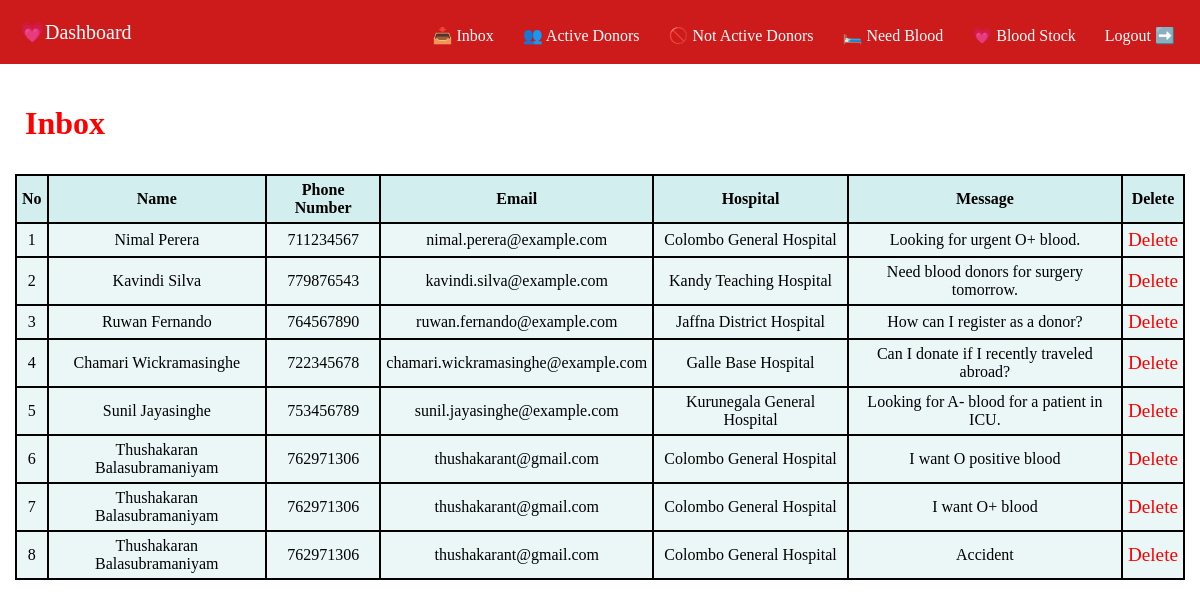
Page /inbox.php (signed in) on the committed database.
### tables this page shows
CREATE TABLE `inbox` (
  `full_name` varchar(50) NOT NULL,
  `phone_number` int NOT NULL,
  `email` char(150) NOT NULL,
  `hospital` varchar(150) NOT NULL,
  `message` varchar(250) NOT NULL
);

### inbox.php (the view, shortened to what this page needs)
<?php
    include("database.php");
?>
<!DOCTYPE html>
<html lang="en">
<head>
    <link rel="stylesheet" href="CSS/inbox.css">
</head>
<body>
    <?php
        include("dashboard_nav.php");
    ?>
     <div class="wrapper">
        <h1 id="heading">Inbox</h1>
        <?php
            $sql="SELECT `full_name`, `phone_number`, `email`,`hospital`, `message` FROM `inbox`";
            $res=$db->query($sql);
            if($res->num_rows>0){
                echo "
                    <table>
                        <tr>
                            <th>No</th>
                            <th>Name</th>
                            <th>Phone Number</th>
                            <th>Email</th>
                            <th>Hospital</th>
                            <th>Message</th>
                            <th>Delete</th>
                        </tr>
                    ";
                    $i=0;
                    while($row=$res->fetch_assoc()){
                        $i++;
                        echo "<tr>";
                            echo "<td>{$i}</td>";
                            echo "<td>{$row["full_name"]}</td>";
                            echo "<td>{$row["phone_number"]}</td>";
                            echo "<td>{$row["email"]}</td>";
                            echo "<td>{$row["hospital"]}</td>";
                            echo "<td>{$row["message"]}</td>";
                            echo "<td><a onClick=\"javascript:return confirm('Are You Sure to Delete this?');\" id='a2' href='inbox_delete.php? name={$row["full_name"]}'>Delete</a></td>";
                        echo "</tr>";
                    }
                echo "</table>";
            }
        ?>
    </div>
</body>
</html>

### CSS/inbox.css (style rules this page uses)
.wrapper { padding: 10px 15px; overflow-x: auto; }
table { background-color: rgb(235, 247, 247); width: 100%; border-collapse: collapse; }
table td, table th { border: 2px solid black; padding: 5px; text-align: center; }
table th { background-color: rgb(211, 238, 238); }
#heading { color: red; padding: 10px; }
table a { text-decoration: none; color: red; }

### CSS/dashboard_nav.css (style rules this page uses)
html,body { margin: 0; padding: 0; font-family: Cambria, Cochin, Georgia, Times, 'Times New Roman', serif; }
a { font-size: 1.2em; }

### rows in the picture
inbox: full_name "Nimal Perera", phone_number "711234567", email "nimal.perera@example.com", hospital "Colombo General Hospital", message "Looking for urgent O+ blood."
inbox: full_name "Kavindi Silva", phone_number "779876543", email "kavindi.silva@example.com", hospital "Kandy Teaching Hospital", message "Need blood donors for surgery tomorrow."
inbox: full_name "Ruwan Fernando", phone_number "764567890", email "ruwan.fernando@example.com", hospital "Jaffna District Hospital", message "How can I register as a donor?"
inbox: full_name "Chamari Wickramasinghe", phone_number "722345678", email "chamari.wickramasinghe@example.com", hospital "Galle Base Hospital", message "Can I donate if I recently traveled abroad?"
inbox: full_name "Sunil Jayasinghe", phone_number "753456789", email "sunil.jayasinghe@example.com", hospital "Kurunegala General Hospital", message "Looking for A- blood for a patient in ICU."
inbox: full_name "Thushakaran Balasubramaniyam", phone_number "762971306", email "thushakarant@gmail.com", hospital "Colombo General Hospital", message "I want O positive blood"
inbox: full_name "Thushakaran Balasubramaniyam", phone_number "762971306", email "thushakarant@gmail.com", hospital "Colombo General Hospital", message "I want O+ blood"
inbox: full_name "Thushakaran Balasubramaniyam", phone_number "762971306", email "thushakarant@gmail.com", hospital "Colombo General Hospital", message "Accident"
